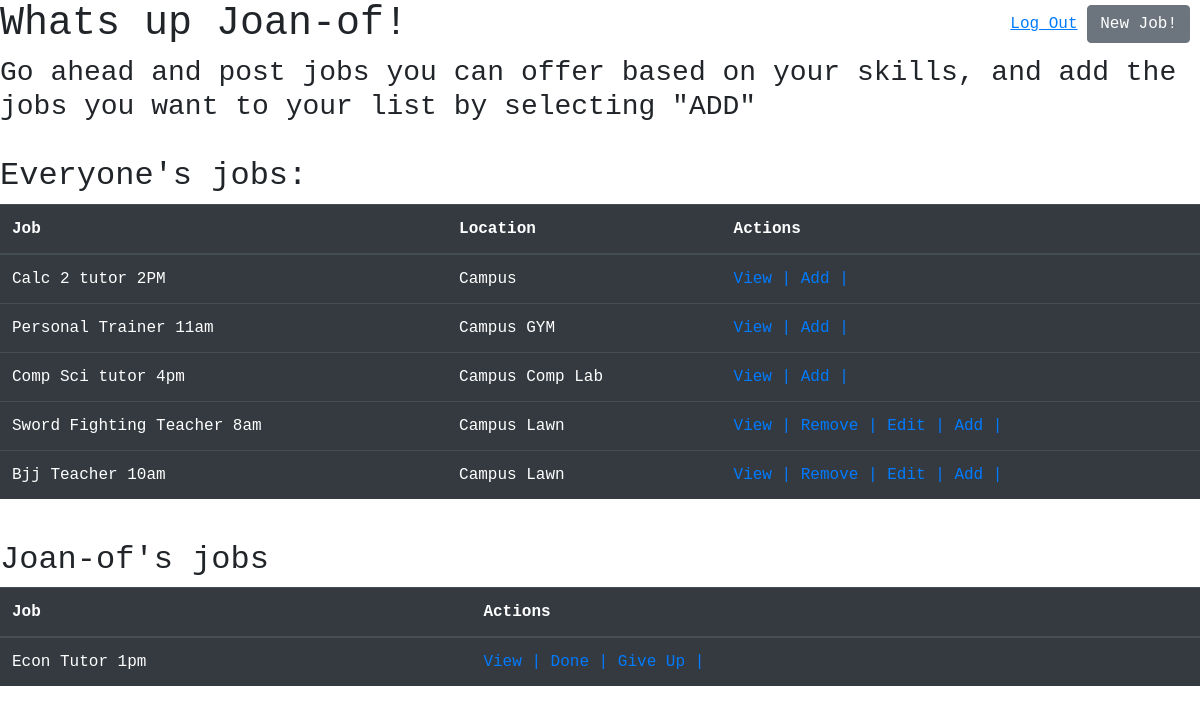
/dashboard (signed in), run on the app's committed database.
### job_app/models.py (models this page shows)
class User(models.Model):
    first_name = models.CharField(max_length=45)
    last_name = models.CharField(max_length=45)
    email = models.EmailField(unique=True)
    password = models.CharField(max_length=255)
    objects = UserManager()

class Jobs(models.Model):
    title = models.CharField(max_length=255)
    description = models.CharField(max_length=255)
    location = models.CharField(max_length=255)
    creator = models.ForeignKey(User, related_name="created_by", on_delete=models.CASCADE)
    current_employee = models.ForeignKey(User, related_name="selected_jobs", on_delete=models.CASCADE, null=True)
    created_at = models.DateField(auto_now_add=True)
    objects = JobsManager()

### job_app/views.py (the view)
# urls.py: path('dashboard', views.dashboard_page),
def dashboard_page(request):
    if 'user_id' not in request.session:
        return redirect('/')
    user = User.objects.get(id=request.session['user_id'])
    jobs = Jobs.objects.filter(~Q(current_employee=user))
    context = {
        'user': user,
        'jobs': jobs,
    }
    return render(request, 'dashboard.html', context)

### job_app/templates/dashboard.html (shortened to what this page needs)
<!DOCTYPE html>
<html lang="en">
  <head>
    <link
      href="https://stackpath.bootstrapcdn.com/bootstrap/4.5.0/css/bootstrap.min.css"
      rel="stylesheet"
    />
    {% load static %}
    <link rel="stylesheet" href="{% static 'css/style.css' %}" />
  </head>
  <body>
    <h1>Whats up {{ user.first_name }}!</h1>
    <h3>Go ahead and post jobs you can offer based on your skills, and add the jobs you want to your list by selecting "ADD"</h3>
    <section>
      <div class="top-right">
        <a href="/logout"><u>Log Out</u></a>
        <a href="/create" class="btn btn-secondary">New Job!</a>
      </div>
    </section>
    <h2>Everyone's jobs:</h2>
    <div id="home">
      <table class="table table-dark">
        <thead>
          <tr>
            <th>Job</th>
            <th>Location</th>
            <th>Actions</th>
          </tr>
        </thead>
        <tbody>
          {% for job in jobs %}
          <tr>
            <td>{{job.title}}</td>
            <td>{{job.location}}</td>
            <td>
              <a href="/jobs/{{ job.id }}">View |</a>
              {% if job.creator.id == user.id %}
              <a href="/jobs/delete/{{job.id}}">Remove |</a>
              <a href="/jobs/edit/{{job.id}}">Edit |</a>
              {% endif %}
              <a href="/jobs/add/{{ job.id }}">Add |</a>
            </td>
          </tr>
          {% endfor %}
        </tbody>
      </table>
    </div>
    <section>
      <h2>{{user.first_name}}'s jobs</h2>
      <table class="table table-dark">
        <thead>
          <tr>
            <th>Job</th>
            <th>Actions</th>
          </tr>
        </thead>
        <tbody>
          {% for job in user.selected_jobs.all %}
          <tr>
            <td>{{job.title}}</td>
            <td>
              <a href="/jobs/{{ job.id }}">View |</a>
              <a href="/jobs/delete/{{job.id}}">Done |</a>
              <a href="/jobs/give_up/{{job.id}}">Give Up |</a>
            </td>
          </tr>
          {% endfor %}
        </tbody>
      </table>
    </section>
  </body>
</html>

### job_app/static/style.css (style rules this page uses)
* { font-family: 'Hermit', monospace; }
.top-right { position:fixed; right:10px; top:5px; }
section { width: 50%; margin: 0 2em; display: inline; }

### data on the page
User: first_name "Joan-of"
Jobs: title "Calc 2 tutor 2PM", location "Campus"
Jobs: title "Personal Trainer 11am", location "Campus GYM"
Jobs: title "Comp Sci tutor 4pm", location "Campus Comp Lab"
Jobs: title "Sword Fighting Teacher 8am", location "Campus Lawn"
Jobs: title "Bjj Teacher 10am", location "Campus Lawn"
Jobs: title "Econ Tutor 1pm"
